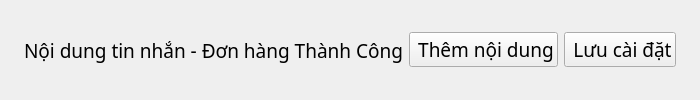
                            <widget class="QFrame" name="frameTitleOrderSuccess">
                             <property name="sizePolicy">
                              <sizepolicy hsizetype="Preferred" vsizetype="Maximum">
                               <horstretch>0</horstretch>
                               <verstretch>0</verstretch>
                              </sizepolicy>
                             </property>
                             <property name="styleSheet">
                              <string notr="true"/>
                             </property>
                             <property name="frameShape">
                              <enum>QFrame::NoFrame</enum>
                             </property>
                             <property name="frameShadow">
                              <enum>QFrame::Raised</enum>
                             </property>
                             <property name="lineWidth">
                              <number>5</number>
                             </property>
                             <property name="midLineWidth">
                              <number>20</number>
                             </property>
                             <layout class="QHBoxLayout" name="horizontalLayout_19">
                              <property name="leftMargin">
                               <number>24</number>
                              </property>
                              <property name="topMargin">
                               <number>24</number>
                              </property>
                              <property name="rightMargin">
                               <number>24</number>
                              </property>
                              <property name="bottomMargin">
                               <number>24</number>
                              </property>
                              <item>
                               <widget class="QLabel" name="label_44">
                                <property name="font">
                                 <font>
                                  <family>Nunito</family>
                                  <pointsize>14</pointsize>
                                  <weight>50</weight>
                                  <italic>false</italic>
                                  <bold>false</bold>
                                 </font>
                                </property>
                                <property name="styleSheet">
                                 <string notr="true"/>
                                </property>
                                <property name="text">
                                 <string>Nội dung tin nhắn - Đơn hàng Thành Công</string>
                                </property>
                                <property name="alignment">
                                 <set>Qt::AlignLeading|Qt::AlignLeft|Qt::AlignVCenter</set>
                                </property>
                               </widget>
                              </item>
                              <item>
                               <widget class="QPushButton" name="addTextOrderSuccess">
                                <property name="maximumSize">
                                 <size>
                                  <width>200</width>
                                  <height>16777215</height>
                                 </size>
                                </property>
                                <property name="font">
                                 <font>
                                  <family>Nunito</family>
                                  <pointsize>14</pointsize>
                                  <weight>50</weight>
                                  <italic>false</italic>
                                  <bold>false</bold>
                                 </font>
                                </property>
                                <property name="text">
                                 <string> Thêm nội dung</string>
                                </property>
                                <property name="icon">
                                 <iconset>
                                  <normaloff>:/img/btn_add.png</normaloff>:/img/btn_add.png</iconset>
                                </property>
                               </widget>
                              </item>
                              <item>
                               <widget class="QPushButton" name="btnSaveOrderSuccess">
                                <property name="sizePolicy">
                                 <sizepolicy hsizetype="Maximum" vsizetype="Maximum">
                                  <horstretch>0</horstretch>
                                  <verstretch>0</verstretch>
                                 </sizepolicy>
                                </property>
                                <property name="minimumSize">
                                 <size>
                                  <width>0</width>
                                  <height>0</height>
                                 </size>
                                </property>
                                <property name="maximumSize">
                                 <size>
                                  <width>16777215</width>
                                  <height>16777215</height>
                                 </size>
                                </property>
                                <property name="font">
                                 <font>
                                  <family>Nunito</family>
                                  <pointsize>14</pointsize>
                                  <weight>50</weight>
                                  <italic>false</italic>
                                  <bold>false</bold>
                                 </font>
                                </property>
                                <property name="styleSheet">
                                 <string notr="true"/>
                                </property>
                                <property name="text">
                                 <string> Lưu cài đặt</string>
                                </property>
                                <property name="icon">
                                 <iconset>
                                  <normaloff>:/icon/cil-save.png</normaloff>:/icon/cil-save.png</iconset>
                                </property>
                                <property name="iconSize">
                                 <size>
                                  <width>20</width>
                                  <height>20</height>
                                 </size>
                                </property>
                                <property name="checkable">
                                 <bool>false</bool>
                                </property>
                               </widget>
                              </item>
                             </layout>
                            </widget>
